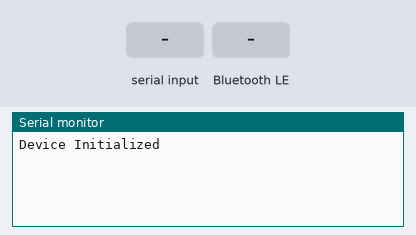
A program run on a simulated ESP32. On the bench: the last lines printed to the serial monitor. The test bench sets the inputs (shaded band). Nothing arrives over Bluetooth unless stated; a phone connects over Bluetooth LE 3 s after start.

Above: at 1.2 s.
1.3 s: "IC:\n" received over Serial
At 2.5 s:
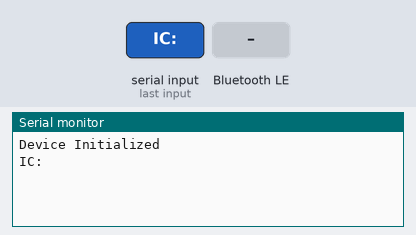
2.8 s: "BLE:ON\n" received over the second serial link
At 3.5 s:
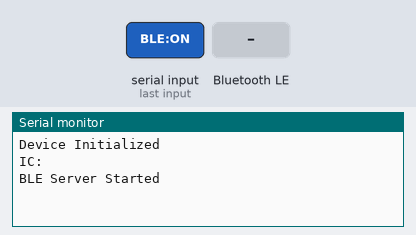
4.3 s: "BLE:OFF\n" received over the second serial link
At 4.7 s:
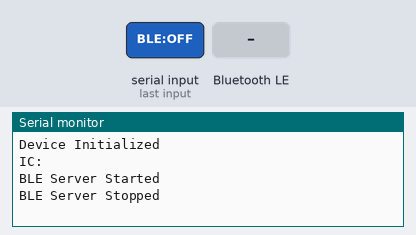
7.3 s: Bluetooth LE write "BLE:ON" received
At 8.1 s:
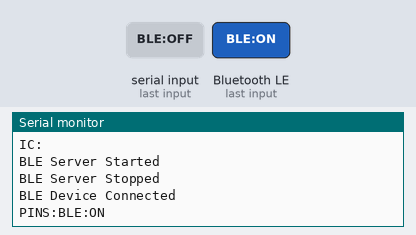
8.8 s: Bluetooth LE write "BLE:OFF" received
At 9.2 s:
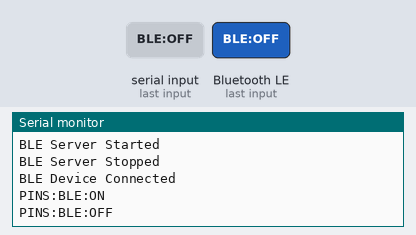
10.3 s: Bluetooth LE write "IC:" received
At 11.6 s:
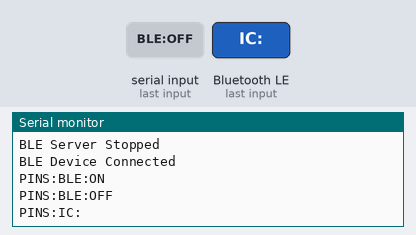

Measured:
- after the input at 1.3 s, the serial monitor: prints a new line at once (image 1)
- after the input at 2.8 s, the serial monitor: prints a new line at once (image 2)
- after the input at 4.3 s, the serial monitor: prints a new line at once (image 3)
- after the input at 7.3 s, the serial monitor: prints a new line at once (image 4)
- after the input at 8.8 s, the serial monitor: prints a new line at once (image 5)
- after the input at 10.3 s, the serial monitor: prints a new line at once (image 6)

The program:

main.cpp
```cpp
#include <BLEDevice.h>
#include <BLEServer.h>
#include <BLEUtils.h>
#include <BLE2902.h>
#include <HardwareSerial.h>

// BLE UUIDs
#define SERVICE_UUID "00000000-0000-1000-8000-00805f9b34fb"
#define IC_CHAR_UUID "00000001-0000-1000-8000-00805f9b34fb"
#define PINS_CHAR_UUID "00000002-0000-1000-8000-00805f9b34fb"
#define CLOCK_CHAR_UUID "00000003-0000-1000-8000-00805f9b34fb"
#define STATUS_CHAR_UUID "00000004-0000-1000-8000-00805f9b34fb"

// Nextion UART Configuration
#define NEXTION_RX 16 // GPIO16 for RX (ESP32 <- Nextion TX)
#define NEXTION_TX 17 // GPIO17 for TX (ESP32 -> Nextion RX)
HardwareSerial SerialNextion(1);

// BLE Objects
BLEServer *pServer = NULL;
BLEService *pService = NULL;
BLECharacteristic *pICChar = NULL;
BLECharacteristic *pPinsChar = NULL;
BLECharacteristic *pClockChar = NULL;
BLECharacteristic *pStatusChar = NULL;

// Connection Management
bool deviceConnected = false;
bool oldDeviceConnected = false;
bool bleEnabled = false;
String currentIC = "";

class MyServerCallbacks : public BLEServerCallbacks
{
  void onConnect(BLEServer *pServer)
  {
    deviceConnected = true;
    Serial.println("BLE Device Connected");
  };

  void onDisconnect(BLEServer *pServer)
  {
    deviceConnected = false;
    Serial.println("BLE Device Disconnected");
  }
};

class PinsCharCallbacks : public BLECharacteristicCallbacks
{
  void onWrite(BLECharacteristic *pCharacteristic)
  {
    std::string value = pCharacteristic->getValue();
    if (value.length() > 0)
    {
      String pinData = String(value.c_str());
      // Forward to Nextion and Serial
      SerialNextion.print("PINS:" + pinData);
      SerialNextion.write(0xFF);
      SerialNextion.write(0xFF);
      SerialNextion.write(0xFF);
      Serial.println("PINS:" + pinData);
    }
  }
};

void sendToNextion(String command)
{
  SerialNextion.print(command);
  SerialNextion.write(0xFF);
  SerialNextion.write(0xFF);
  SerialNextion.write(0xFF);
}

void startBLEServer()
{
  BLEDevice::init("ESP32-IC-Tester");
  pServer = BLEDevice::createServer();
  pServer->setCallbacks(new MyServerCallbacks());

  pService = pServer->createService(SERVICE_UUID);

  // IC Characteristic (Write Only)
  pICChar = pService->createCharacteristic(
      IC_CHAR_UUID,
      BLECharacteristic::PROPERTY_WRITE);

  // Pins Characteristic (Read/Write/Notify)
  pPinsChar = pService->createCharacteristic(
      PINS_CHAR_UUID,
      BLECharacteristic::PROPERTY_READ |
          BLECharacteristic::PROPERTY_WRITE |
          BLECharacteristic::PROPERTY_NOTIFY);
  pPinsChar->setCallbacks(new PinsCharCallbacks());
  pPinsChar->addDescriptor(new BLE2902());

  // Clock Characteristic (Read/Write)
  pClockChar = pService->createCharacteristic(
      CLOCK_CHAR_UUID,
      BLECharacteristic::PROPERTY_READ |
          BLECharacteristic::PROPERTY_WRITE);

  // Status Characteristic (Notify Only)
  pStatusChar = pService->createCharacteristic(
      STATUS_CHAR_UUID,
      BLECharacteristic::PROPERTY_NOTIFY);
  pStatusChar->addDescriptor(new BLE2902());

  pService->start();
  BLEAdvertising *pAdvertising = BLEDevice::getAdvertising();
  pAdvertising->addServiceUUID(SERVICE_UUID);
  pAdvertising->setScanResponse(true);
  pAdvertising->setMinPreferred(0x06);
  pAdvertising->setMinPreferred(0x12);
  BLEDevice::startAdvertising();
  bleEnabled = true;
  Serial.println("BLE Server Started");
}

void stopBLEServer()
{
  if (deviceConnected)
  {
    pServer->disconnect(deviceConnected ? pServer->getConnId() : 0);
  }
  BLEDevice::deinit();
  bleEnabled = false;
  Serial.println("BLE Server Stopped");
}

void setup()
{
  Serial.begin(115200);
  SerialNextion.begin(9600, SERIAL_8N1, NEXTION_RX, NEXTION_TX);
  Serial.println("Device Initialized");
}

void loop()
{
  // Handle Nextion UART
  if (SerialNextion.available())
  {
    String msg = SerialNextion.readStringUntil('\n');
    msg.trim();

    if (msg == "BLE:ON" && !bleEnabled)
    {
      startBLEServer();
    }
    else if (msg == "BLE:OFF" && bleEnabled)
    {
      stopBLEServer();
    }
    else if (msg.startsWith("IC:"))
    {
      currentIC = msg.substring(3);
      Serial.println("IC:" + currentIC);
      sendToNextion("t0.txt=\"" + currentIC + "\"");

      // Update BLE if connected
      if (bleEnabled && deviceConnected)
      {
        pICChar->setValue(currentIC.c_str());
      }
    }
    else if (msg.startsWith("PINS:"))
    {
      // Forward to BLE and Serial
      String pinData = msg.substring(5);
      if (bleEnabled && deviceConnected)
      {
        pPinsChar->setValue(pinData.c_str());
        pPinsChar->notify();
      }
      Serial.println(msg);

      // Update IcVisualiser
      String binary = "";
      for (int i = 0; i < pinData.length(); i++)
      {
        if (pinData.charAt(i) == '1')
        {
          binary += "1";
        }
        else
        {
          binary += "0";
        }
      }
      sendToNextion("IcVisualiser.t1.txt=\"" + binary + "\"");
    }
    else if (msg.startsWith("CLOCK:PULSE"))
    {
      // Forward to BLE
      if (bleEnabled && deviceConnected)
      {
        pClockChar->setValue(msg.c_str());
        pClockChar->notify();
      }
      Serial.println(msg);
    }
    else if (msg.startsWith("RESTART"))
    {
      // Forward to BLE
      if (bleEnabled && deviceConnected)
      {
        pClockChar->setValue(msg.c_str());
        pClockChar->notify();
      }
      Serial.println(msg);
    }
  }

  // Handle USB Serial
  if (Serial.available())
  {
    String msg = Serial.readStringUntil('\n');
    msg.trim();

    if (msg.startsWith("IC:"))
    {
      currentIC = msg.substring(3);
      Serial.println("IC:" + currentIC);

      // Update Nextion and BLE
      sendToNextion("t0.txt=\"" + currentIC + "\"");
      if (bleEnabled && deviceConnected)
      {
        pICChar->setValue(currentIC.c_str());
      }
    }
    else if (msg.startsWith("PINS:"))
    {
      // Forward to Nextion and BLE
      sendToNextion(msg);
      if (bleEnabled && deviceConnected)
      {
        String pinData = msg.substring(5);
        pPinsChar->setValue(pinData.c_str());
        pPinsChar->notify();
      }
    }
  }

  // Handle BLE Connection Status
  if (!deviceConnected && oldDeviceConnected)
  {
    delay(500);
    pServer->startAdvertising();
    oldDeviceConnected = deviceConnected;
  }
  if (deviceConnected && !oldDeviceConnected)
  {
    oldDeviceConnected = deviceConnected;
  }

  // Send status updates to BLE (every 5 seconds)
  static unsigned long lastStatusUpdate = 0;
  if (bleEnabled && deviceConnected && millis() - lastStatusUpdate >= 5000)
  {
    const char *status = "STATUS:OK";
    pStatusChar->setValue(status);
    pStatusChar->notify();
    lastStatusUpdate = millis();
  }

  delay(10);
}
```
